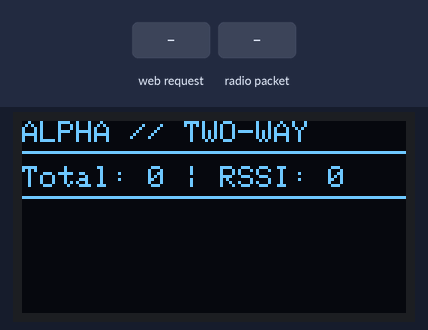
Bench run of a sketch on a simulated ESP32. On the bench: 128×64 one-colour display. Inputs (shaded band) come from the test bench. No radio packets arrive unless stated; what the sketch prints to the serial monitor is not drawn.

Above: at 1.4 s.
1.5 s: HTTP request GET /send?msg=Enter received
At 4.4 s:
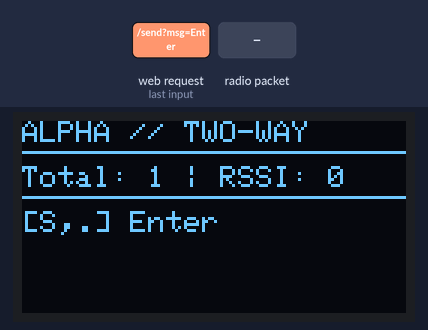
4.5 s: radio packet "DELTA:" arrives
At 5.9 s:
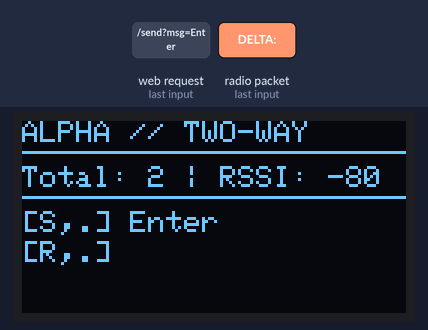
6.2 s: HTTP request GET /send?msg=1 received
At 9.1 s:
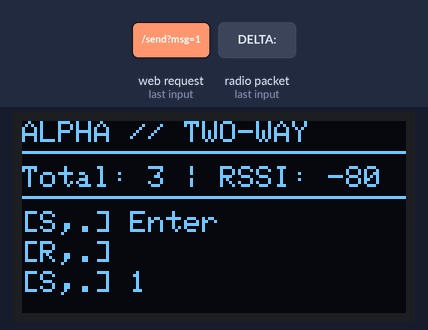
9.2 s: HTTP request GET /send?msg=0 received
At 12.1 s:
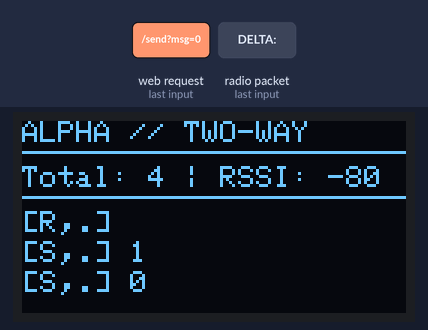
12.2 s: HTTP request GET /send?msg=120 received
At 15.9 s:
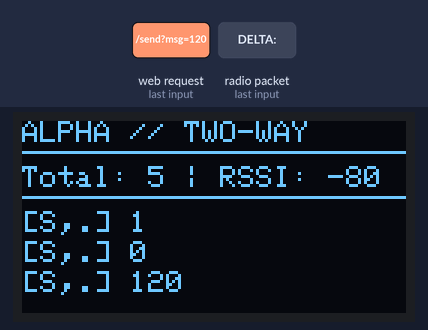
Timing chart, 0 to 17.4 s (numbered marks = the images above; inputs shaded):
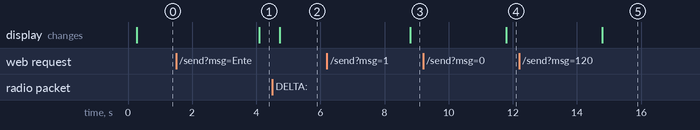

The sketch:

Alpha.ino
```cpp
// Alpha Node firmware
#include <WiFi.h>
#include <WebServer.h>
#include <LoRa.h>
#include <Wire.h>
#include <Adafruit_GFX.h>
#include <Adafruit_SSD1306.h>
#include <nvs_flash.h>

#define PIN_SS   5
#define PIN_RST  14
#define PIN_DIO0 2
#define LORA_FREQ 433E6

#define SCREEN_WIDTH 128
#define SCREEN_HEIGHT 64
#define OLED_SDA 21
#define OLED_SCL 22
#define OLED_ADDR 0x3C

const char* txSsid = "Romeo";
const char* txPassword = "Sierra";

WebServer txServer(80);
Adafruit_SSD1306 display(SCREEN_WIDTH, SCREEN_HEIGHT, &Wire, -1);

struct Message {
  String text;
  bool ackReceived;
  bool isReceived;
};
Message messages[10];
int msgIndex = 0;
int lastRssi = 0;
bool oledAvailable = false;

void updateOLED() {
  if (!oledAvailable) return;
  display.clearDisplay();
  display.setTextSize(1);
  display.setTextColor(WHITE);
  display.setCursor(0,0);
  display.println("ALPHA // TWO-WAY");
  display.drawLine(0,10,128,10,WHITE);
  display.setCursor(0,15);
  display.printf("Total: %d | RSSI: %d\n", msgIndex, lastRssi);
  display.drawLine(0,25,128,25,WHITE);

  int y = 30;
  for (int i = max(0, msgIndex - 3); i < msgIndex; i++) {
    display.setCursor(0, y);
    char prefix = messages[i].isReceived ? 'R' : 'S';
    char status = messages[i].ackReceived ? 'OK' : '..';
    display.printf("[%c,%c] %s\n", prefix, status, messages[i].text.substring(0, 12).c_str());
    y += 10;
  }
  display.display();
}

// ═══════════════════════════════════════════════════════════
// TWO-WAY MOBILE-OPTIMIZED UI
// ═══════════════════════════════════════════════════════════
const char WEB_PAGE[] PROGMEM = R"=====(
<!DOCTYPE html>
<html lang="en">
<head>
<meta charset="UTF-8">
<meta name="viewport" content="width=device-width, initial-scale=1.0, maximum-scale=1.0, user-scalable=no, viewport-fit=cover">
<title>ALPHA // TWO-WAY</title>
<style>
  :root {
    --bg: #060305;
    --surface: #150a11;
    --surface-border: #2c1623;
    --crimson: #ff2a54;
    --crimson-glow: rgba(255, 42, 84, 0.4);
    --orange: #ff7300;
    --text-main: #fdf5f7;
    --text-dim: #9e7f89;
  }

  * { box-sizing: border-box; margin: 0; padding: 0; }

  body {
    background-color: var(--bg);
    color: var(--text-main);
    font-family: system-ui, -apple-system, BlinkMacSystemFont, 'Segoe UI', Roboto, sans-serif;
    display: flex;
    flex-direction: column;
    height: 100vh;
    height: -webkit-fill-available;
    overflow: hidden;
  }

  .header {
    background: linear-gradient(180deg, #1b0a13 0%, var(--bg) 100%);
    border-bottom: 1px solid var(--surface-border);
    padding: 14px 16px;
    flex-shrink: 0;
  }

  .title {
    font-size: 20px; font-weight: 900; color: var(--crimson);
    letter-spacing: 1.5px; text-shadow: 0 0 10px var(--crimson-glow);
  }
  .subtitle { font-size: 10px; color: var(--text-dim); margin-top: 2px; }

  .metrics {
    display: flex; gap: 8px; padding: 10px 16px;
    background: var(--surface); border-bottom: 1px solid var(--surface-border);
    flex-shrink: 0;
  }
  .metric-card {
    flex: 1; background: rgba(5, 2, 4, 0.6);
    border: 1px solid var(--surface-border); border-radius: 6px;
    padding: 6px 10px;
  }
  .metric-lbl { font-size: 9px; color: var(--text-dim); font-weight: 700; }
  .metric-val { font-size: 14px; font-weight: 800; color: #fff; margin-top: 2px; }

  .status-dot {
    width: 6px; height: 6px; border-radius: 50%; background: var(--orange);
    box-shadow: 0 0 8px var(--orange); animation: pulse 2s infinite;
    display: inline-block; margin-right: 4px;
  }
  @keyframes pulse { 0%, 100% { opacity: 1; } 50% { opacity: 0.3; } }

  .chat-viewport {
    flex: 1; overflow-y: auto; padding: 12px 16px;
    display: flex; flex-direction: column; gap: 10px;
    -webkit-overflow-scrolling: touch;
  }

  .msg-container { display: flex; flex-direction: column; max-width: 85%; animation: fadeIn 0.3s ease-out; }
  @keyframes fadeIn { from { opacity: 0; transform: translateY(8px); } to { opacity: 1; transform: translateY(0); } }

  .msg-container.rx { align-self: flex-start; }
  .msg-container.tx { align-self: flex-end; align-items: flex-end; }
  .msg-container.sys { align-self: center; max-width: 90%; }

  .bubble {
    padding: 10px 14px; border-radius: 12px; font-size: 14px;
    line-height: 1.4; word-break: break-word; font-weight: 500;
    box-shadow: 0 4px 12px rgba(0,0,0,0.2);
  }

  .rx .bubble {
    background: var(--surface); border: 1px solid var(--surface-border);
    border-left: 4px solid var(--crimson); border-bottom-left-radius: 4px;
  }
  .tx .bubble {
    background: linear-gradient(135deg, #1a0c12 0%, #0f060a 100%);
    border: 1px solid rgba(255, 42, 84, 0.3); border-right: 4px solid var(--orange);
    border-bottom-right-radius: 4px; color: var(--crimson);
  }
  .sys .bubble {
    background: rgba(255, 115, 0, 0.1); border: 1px solid rgba(255, 115, 0, 0.2);
    border-radius: 20px; padding: 4px 12px; font-size: 11px; color: var(--orange);
  }

  .meta { font-size: 10px; color: var(--text-dim); margin-top: 2px; padding: 0 4px; }

  .controller {
    background: #080306; border-top: 1px solid var(--surface-border);
    padding: 10px 16px; padding-bottom: calc(10px + env(safe-area-inset-bottom));
    display: flex; gap: 8px; flex-shrink: 0;
  }

  .input-core {
    flex: 1; background: #030102; border: 1px solid var(--surface-border);
    border-radius: 8px; padding: 0 12px; color: #fff;
    font-size: 16px; height: 42px; outline: none; transition: border 0.2s;
  }
  .input-core:focus { border-color: var(--crimson); box-shadow: 0 0 10px var(--crimson-glow); }

  .send-core {
    background: linear-gradient(135deg, var(--crimson) 0%, var(--orange) 100%);
    color: #fff; font-size: 13px; font-weight: 800; border: none;
    border-radius: 8px; padding: 0 16px; height: 42px;
    cursor: pointer; display: flex; align-items: center;
    box-shadow: 0 4px 15px var(--crimson-glow);
  }
  .send-core:active { opacity: 0.7; }
  .send-core:disabled { opacity: 0.4; }

  .empty { text-align: center; color: var(--text-dim); padding: 20px; }
</style>
</head>
<body>

<div class="header">
  <div class="title">🔴 ALPHA</div>
  <div class="subtitle">Two-Way Link Active</div>
</div>

<div class="metrics">
  <div class="metric-card">
    <div class="metric-lbl">Link</div>
    <div class="metric-val"><span class="status-dot" id="dot"></span><span id="st">OK</span></div>
  </div>
  <div class="metric-card">
    <div class="metric-lbl">Messages</div>
    <div class="metric-val" id="mc">0</div>
  </div>
  <div class="metric-card">
    <div class="metric-lbl">Signal</div>
    <div class="metric-val" id="rs">--</div>
  </div>
</div>

<div class="chat-viewport" id="chat"><div class="empty">Waiting for messages...</div></div>

<div class="controller">
  <input type="text" id="inp" class="input-core" placeholder="Type message..." maxlength="200" autocomplete="off">
  <button onclick="send()" class="send-core" id="btn">SEND</button>
</div>

<script>
let lastC = 0; let busy = false;

function send() {
  if (busy) return;
  const f = document.getElementById("inp"); const v = f.value.trim(); if (!v) return;
  busy = true; document.getElementById("btn").disabled = true;
  fetch("/send?msg=" + encodeURIComponent(v)).then(() => { f.value = ""; update(); }).finally(() => { busy = false; document.getElementById("btn").disabled = false; });
}
document.getElementById("inp").onkeydown = e => { if (e.key === "Enter") send(); };

function update() {
  fetch("/status").then(r => r.json()).then(d => {
    document.getElementById("mc").innerText = d.msgCount;
    document.getElementById("rs").innerText = d.rssi ? d.rssi + "dBm" : "--";
    document.getElementById("st").innerText = "OK";
    document.getElementById("dot").style.background = "var(--orange)";
    if (d.msgCount !== lastC) { lastC = d.msgCount; render(d.messages); }
  }).catch(() => { document.getElementById("st").innerText = "ERROR"; document.getElementById("dot").style.background = "#ff0033"; });
}

function render(arr) {
  const v = document.getElementById("chat");
  if (arr.length === 0) { v.innerHTML = '<div class="empty">No messages yet</div>'; return; }
  v.innerHTML = "";
  arr.forEach(m => {
    const d = document.createElement("div");
    if (m.ackReceived) {
      d.className = "msg-container sys";
      d.innerHTML = `<div class="bubble">✓ Delivered</div>`;
    } else if (m.isReceived) {
      d.className = "msg-container rx";
      d.innerHTML = `<div class="bubble">${m.text}</div>`;
    } else {
      d.className = "msg-container tx";
      d.innerHTML = `<div class="bubble">${m.text}</div>`;
    }
    v.appendChild(d);
  });
  v.scrollTo({ top: v.scrollHeight, behavior: 'smooth' });
}

setInterval(update, 1000); update();
</script>
</body>
</html>
)=====";

void sendMessage(String msg) {
  Serial.printf("[ALPHA] SENDING: %s\n", msg.c_str());
  LoRa.beginPacket();
  LoRa.print("ALPHA:" + msg);
  LoRa.endPacket();

  if (msgIndex >= 10) {
    for (int i = 0; i < 9; i++) messages[i] = messages[i+1];
    msgIndex = 9;
  }
  messages[msgIndex].text = msg;
  messages[msgIndex].ackReceived = false;
  messages[msgIndex].isReceived = false;
  msgIndex++;

  unsigned long st = millis();
  while (millis() - st < 2500) {
    if (LoRa.parsePacket()) {
      String a = "";
      while (LoRa.available()) a += (char)LoRa.read();
      if (a == "ACK:ALPHA:" + msg) {
        messages[msgIndex-1].ackReceived = true;
        lastRssi = LoRa.packetRssi();
        Serial.println("[ALPHA] ACK received");
        break;
      }
    }
    delay(10);
  }
  updateOLED();
}

void handleRoot() { txServer.send_P(200, "text/html", WEB_PAGE); }

void handleSend() {
  if (txServer.hasArg("msg")) {
    String m = txServer.arg("msg");
    m.trim();
    if (m.length() > 0) {
      sendMessage(m);
      txServer.send(200, "text/plain", "OK");
      return;
    }
  }
  txServer.send(400, "text/plain", "ERR");
}

void handleStatus() {
  String j = "{\"msgCount\":" + String(msgIndex) + ",\"rssi\":" + String(lastRssi) + ",\"messages\":[";
  for (int i = 0; i < msgIndex; i++) {
    if (i > 0) j += ",";
    String t = messages[i].text;
    t.replace("\\","\\\\");
    t.replace("\"","\\\"");
    j += "{\"text\":\"" + t + "\",\"ackReceived\":" + String(messages[i].ackReceived ? "true" : "false") + ",\"isReceived\":" + String(messages[i].isReceived ? "true" : "false") + "}";
  }
  j += "]}";
  txServer.send(200, "application/json", j);
}

void setup() {
  Serial.begin(115200);
  Wire.begin(OLED_SDA, OLED_SCL);
  if (display.begin(SSD1306_SWITCHCAPVCC, OLED_ADDR)) oledAvailable = true;

  nvs_flash_erase();
  nvs_flash_init();
  WiFi.persistent(false);
  WiFi.disconnect(true, true);
  WiFi.softAPdisconnect(true);
  WiFi.mode(WIFI_OFF);
  delay(200);

  Serial.println("\n[ALPHA] Compile: " __DATE__ " " __TIME__);

  WiFi.mode(WIFI_AP);
  WiFi.softAP(txSsid, txPassword, 1, 0, 4);

  LoRa.setPins(PIN_SS, PIN_RST, PIN_DIO0);
  if (!LoRa.begin(LORA_FREQ)) {
    Serial.println("[ERROR] LoRa failed");
    while (1);
  }
  LoRa.setSpreadingFactor(7);
  LoRa.setSignalBandwidth(500E3);
  LoRa.setCodingRate4(5);
  LoRa.setSyncWord(0xA5);
  LoRa.enableCrc();

  txServer.on("/", handleRoot);
  txServer.on("/send", handleSend);
  txServer.on("/status", handleStatus);
  txServer.begin();

  if (oledAvailable) updateOLED();

  Serial.println("[ALPHA] READY - SSID: Romeo / PASS: Sierra");
}

void loop() {
  txServer.handleClient();

  int sz = LoRa.parsePacket();
  if (sz) {
    String m = "";
    while (LoRa.available()) m += (char)LoRa.read();
    int r = LoRa.packetRssi();

    Serial.printf("[ALPHA] RECEIVED: %s\n", m.c_str());

    // Message FROM DELTA
    if (m.startsWith("DELTA:")) {
      String text = m.substring(6);

      // Add to message list
      if (msgIndex >= 10) {
        for (int i = 0; i < 9; i++) messages[i] = messages[i+1];
        msgIndex = 9;
      }
      messages[msgIndex].text = text;
      messages[msgIndex].ackReceived = false;
      messages[msgIndex].isReceived = true;
      msgIndex++;

      lastRssi = r;

      // Send ACK
      delay(150);
      LoRa.beginPacket();
      LoRa.print("ACK:DELTA:" + text);
      LoRa.endPacket();
      Serial.println("[ALPHA] ACK sent");
      updateOLED();
    }
  }
}
```

Measured:
- after the input at 1.5 s, the display: changes after 2.6 s (image 1)
- after the input at 4.5 s, the display: changes after 0.24 s (image 2)
- after the input at 6.2 s, the display: changes after 2.6 s (image 3)
- after the input at 9.2 s, the display: changes after 2.6 s (image 4)
- after the input at 12.2 s, the display: changes after 2.6 s (image 5)
